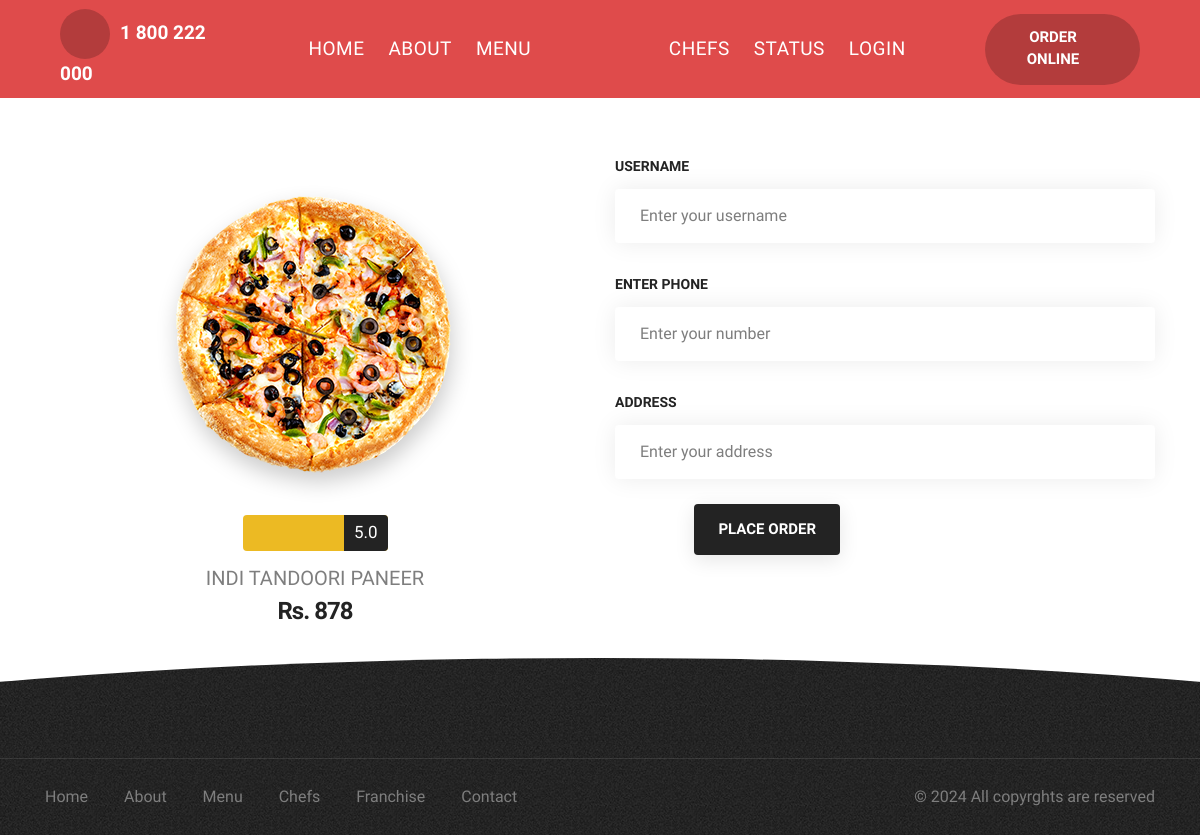
Page /placeorder/7/ on the committed database.
### pizzaapp/models.py (models this page shows, shortened)
class PizzaModel(models.Model):
    name = models.CharField(max_length = 255)
    price = models.CharField(max_length = 255)
    img = models.ImageField(upload_to="images",default='default_image.jpg')

### pizzaapp/views.py (the view, shortened to what this page needs)
# urls.py: path('placeorder/<int:pizza_id>/',placeorder, name='placeorder'),
def placeorder(request, pizza_id):
    pizza = get_object_or_404(PizzaModel, id=pizza_id)  # Get the pizza instance
    return render(request, 'pizzaapp/placeOrder.html', {'pizza': pizza})

### templates/pizzaapp/placeOrder.html (shortened to what this page needs)
{% extends "base2.html" %}
{% load static %}
{% block pagecontent %}
<section>
    <div class="container">
        <div class="row justify-content-center">
            <div class="col-lg-6">
                <div class="col text-center transition-inner-all md-mb-30px">
                    <div class="services-box-style-04 hover-box last-paragraph-no-margin border-radius-4px overflow-hidden position-relative ps-20px pe-20px lg-ps-10px lg-pe-10px pt-30px pb-40px box-shadow-extra-large-hover">
                        <div class="mb-5px">
                            <img src="{{ pizza.img.url }}" alt="{{ pizza.name }}">
                        </div>
                        <div>
                            <div class="bg-yellow border-radius-4px mb-10px overflow-hidden d-inline-flex">
                                <div class="review-star-icon review-star-icon-white fs-17 ps-15px pe-15px lh-36 align-self-center">
                                    <i class="bi bi-star-fill"></i><i class="bi bi-star-fill"></i><i class="bi bi-star-fill"></i><i class="bi bi-star-fill"></i><i class="bi bi-star-fill"></i>
                                </div>
                                <span class="text-white fs-17 lh-34 alt-font fw-500 bg-dark-gray ps-10px pe-10px">5.0</span>
                            </div>
                            <div class="fs-20 lh-34 alt-font text-dark-gray text-uppercase">
                                <a href="{% url 'placeorder' pizza.id %}">{{ pizza.name }}</a>
                            </div>
                            <span class="fs-24 fw-700 alt-font ls-minus-1px text-dark-gray">Rs. {{ pizza.price }}</span>
                        </div>
                    </div>
                </div>
            </div>
            <div class="col-lg-6">
                 <form method="POST">
                    <div class="col-md-12 mb-25px">
                        <label class="form-label fs-14 text-uppercase text-dark-gray fw-600">Username</label>
                        <input class="border-0 box-shadow-large border-radius-4px form-control required" type="text" name="username" placeholder="Enter your username" required>
                    </div>
                    <div class="col-md-12 mb-25px">
                        <label class="form-label fs-14 text-uppercase text-dark-gray fw-600">Enter phone</label>
                        <input class="border-0 box-shadow-large border-radius-4px form-control required" type="text" name="phoneno" placeholder="Enter your number" required>
                    </div>
                    <div class="col-md-12 mb-25px">
                        <label class="form-label fs-14 text-uppercase text-dark-gray fw-600">Address</label>
                        <input class="border-0 box-shadow-large border-radius-4px form-control required" type="text" name="address" placeholder="Enter your address" required>
                    </div>
                    <div class="col-xxl-6 col-lg-5 col-md-4 text-center text-md-end sm-mt-20px">
                        <button class="btn btn-dark-gray btn-medium btn-box-shadow btn-round-edge" type="submit">Place Order</button>
                    </div>
                </form>
            </div>
        </div>
    </div>
</section>
{% endblock %}

### static/demos/pizza-parlor/pizza-parlor.css (style rules this page uses)
:root { --base-color: #bd1f17; --very-light-gray:#F0EEEA; --medium-gray: #7e7e7e; --yellow: #ECBA23; --alt-font: 'Antonio', sans-serif; --primary-font: 'Schibsted Grotesk', sans-serif; }
body { font-size: 17px; line-height: 30px; }
.btn { font-weight: 600; letter-spacing: 0px; }
.btn.btn-medium { padding:12px 22px 12px; font-size: 15px; }
.review-star-icon-white i { color: var(--white); }

### rows in the picture
PizzaModel: img (picture), name "INDI TANDOORI PANEER", price "878"
